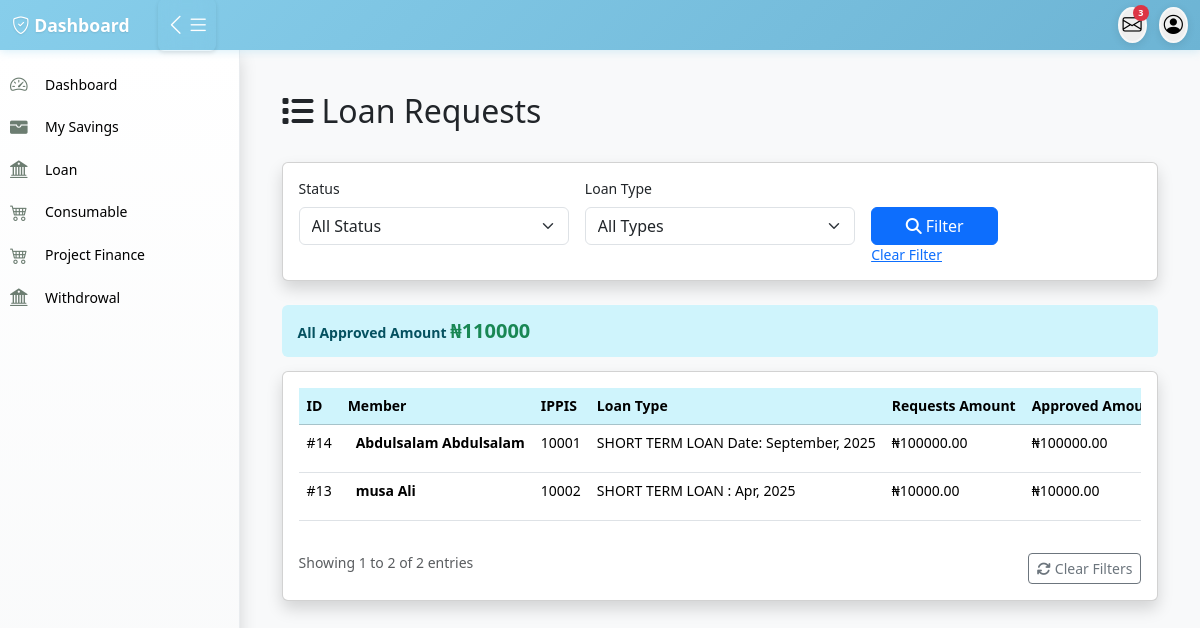
The page /admin_loan_requests_list on the database its author committed.
### loan/models.py (models this page shows, shortened)
class LoanRequest(models.Model):
    member = models.ForeignKey(Member, on_delete=models.CASCADE, related_name="loan_requests")
    loan_type = models.ForeignKey(LoanType, on_delete=models.SET_NULL, null=True, blank=True)
    amount = models.DecimalField(max_digits=10, decimal_places=2)
    approved_amount = models.DecimalField(max_digits=10, decimal_places=2, null=True, blank=True)
    loan_term_months = models.PositiveIntegerField()
    application_date = models.DateField(default=today_date)
    approval_date = models.DateField(null=True, blank=True)
    status = models.CharField(max_length=20,choices=[ ("pending", "Pending"),("approved", "Approved"),("rejected", "Rejected"),  ("Fullpaid", "Fullpaid") ], default="pending",)
    rejection_reason = models.TextField(blank=True, null=True)
    file_one = models.ImageField(upload_to='file_one', blank=True, null=True)
    bank_name = models.ForeignKey(BankName,on_delete=models.CASCADE)
    bank_code = models.ForeignKey(BankCode,on_delete=models.CASCADE)
    account_number  = models.CharField(max_length=100)
    guarantor = models.ForeignKey(Member, on_delete=models.SET_NULL, null=True, blank=True, related_name="guaranteed_loans")
    guarantor_accepted = models.BooleanField(default=False)
    created_by = models.ForeignKey(User,on_delete=models.CASCADE)
    approved_by = models.ForeignKey(User, on_delete=models.SET_NULL, null=True, blank=True, related_name='approved_loan')
    date_created = models.DateTimeField(auto_now_add=True)
    class Meta:
        constraints = [
            models.CheckConstraint(
                check=models.Q(approved_amount__lte=models.F('amount')),
                name='approved_amount_not_greater_than_requested'
            ),
        ]

class LoanType(models.Model):
    name = models.CharField(max_length=100)
    description = models.TextField(blank=True, null=True)
    max_amount = models.DecimalField(max_digits=12, decimal_places=2, null=True, blank=True)
    max_loan_term_months = models.PositiveIntegerField(null=True, blank=True)
    available = models.BooleanField(default=True)
    created_by = models.ForeignKey(User,on_delete=models.CASCADE)

### accounts/models.py (models this page shows, shortened)
class Member(models.Model):
    member = models.OneToOneField(User, on_delete=models.CASCADE, null=True, blank=True,related_name='member')
    ippis = models.IntegerField(unique=True)  # Required and unique
    total_savings = models.DecimalField(max_digits=12, decimal_places=2, blank=True, null=True)

class User(AbstractUser):
    first_name = models.CharField(max_length=100)
    last_name = models.CharField(max_length=100)
    other_name = models.CharField(max_length=100,blank=True,null=True)
    date_of_birth = models.DateField(blank=True,null=True)
    username = models.CharField(max_length=100, unique=True)
    savings = models.IntegerField(blank=True,null=True)
    account_type = models.CharField(max_length=100,blank=True,null=True)
    department = models.CharField(max_length=100)
    unit = models.CharField(max_length=100,blank=True,null=True)
    gender = models.ForeignKey(Gender, on_delete=models.CASCADE, blank=True, null=True)
    group = models.ForeignKey(UserGroup, on_delete=models.CASCADE, blank=True, null=True)
    marital_status = models.ForeignKey(MaritalStatus,on_delete=models.SET_NULL, null=True, blank=True)
    religion = models.ForeignKey(Religion, on_delete=models.SET_NULL, null=True, blank=True,)
    passport = models.ImageField(upload_to='passport', blank=True, null=True)
    phone1 = models.CharField(max_length=15,null=True, blank=True)
    phone2 = models.CharField(max_length=15, null=True, blank=True)
    email = models.EmailField(blank=True, null=True)
    member_number = models.CharField(max_length=100)

### loan/views.py (the view)
# urls.py: path('admin_loan_requests_list', views.admin_loan_requests_list, name='admin_loan_requests'),
def admin_loan_requests_list(request):
    requests_list = LoanRequest.objects.select_related('member', 'loan_type', 'bank_name').order_by('-date_created')
    status_filter = request.GET.get('status')
    loan_type_filter = request.GET.get('loan_type')
    search_query = request.GET.get('search')
    if status_filter:
        requests_list = requests_list.filter(status=status_filter)
    if loan_type_filter:
        requests_list = requests_list.filter(loan_type_id=loan_type_filter)
    if search_query:
        requests_list = requests_list.filter(
            Q(member__member__first_name__icontains=search_query) |
            Q(member__member__last_name__icontains=search_query) |
            Q(member__ippis__icontains=search_query)
        )
    else:
         results_queryset = requests_list
    results_queryset = results_queryset.order_by('status')
    total_approved_amount = results_queryset.aggregate(total=Sum('approved_amount'))['total'] or 0
    totals_by_status = dict(
        results_queryset.values('status')
        .annotate(total=Sum('amount'))
        .values_list('status', 'total')
    )
    total_repaid = LoanRepayback.objects.filter(loan_request__in=results_queryset).aggregate(total=Sum('amount_paid'))['total'] or 0
    total_amont_loan_request = totals_by_status.get('approved', 0)
    total_pending = totals_by_status.get('pending', 0)
    totals_by_status = dict(
        results_queryset.values('status')
        .annotate(total=Sum('approved_amount'))
        .values_list('status', 'total')
    )
    paginator = Paginator(requests_list, 100)
    page_number = request.GET.get('page')
    requests = paginator.get_page(page_number)
    loan_types = LoanType.objects.all()
    status_choices = LoanRequest._meta.get_field('status').choices
    context = {
        'requests': requests,'loan_types': loan_types,
        'status_choices': status_choices,'current_status': status_filter,
        'current_loan_type': loan_type_filter,'search_query': search_query,
        'total_approved': total_amont_loan_request,'total_pending': total_pending,
        'total_repaid': total_repaid,'total_approved_amount': total_approved_amount,
    }
    return render(request, 'loan/requests_list.html', context)

### templates/loan/requests_list.html (shortened to what this page needs)
{% extends 'base/base.html' %}
{% block content %}
<div class="container-fluid mt-4">
        <div class="d-flex justify-content-between align-items-center mb-4">
            <h2><i class="fas fa-list me-2"></i>Loan Requests</h2>
        </div>
        <div class="card mb-4 shadow">
            <div class="card-body">
                <form method="get" class="row g-3">
                    <div class="col-md-4">
                        <label for="status" class="form-label">Status</label>
                        <select name="status" id="status" class="form-select">
                        <option value="">All Status</option>
                    </select>
                    </div>
                    <div class="col-md-4">
                        <label for="loan_type" class="form-label">Loan Type</label>
                        <select name="loan_type" id="loan_type" class="form-select">
                            <option value="">All Types</option>
                        </select>
                    </div>
                    <div class="col-md-2">
                        <label class="form-label">&nbsp;</label>
                        <div class="d-grid">
                            <button type="submit" class="btn btn-primary">
                                <i class="fas fa-search me-1"></i>Filter
                            </button>
                            <a href="{% url 'admin_loan_requests' %}">Clear Filter</a>
                        </div>
                    </div>
                </form>
            </div>
        </div>
        <div class="alert alert-info">
        <strong>All Approved Amount</strong> <b class="text-success fs-5">₦{{total_approved_amount}}</b>
        </div>
        <div class="card shadow">
            <div class="card-body">
                <div class="table-responsive">
                    <table class="table table-hover">
                        <thead class="table-info">
                            <tr>
                                <th>ID</th>
                                <th>Member</th>
                                <th>IPPIS</th>
                                <th class="text-nowrap" style="min-width: 120px;">Loan Type</th>
                                <th class="text-nowrap" style="min-width: 120px;">Requests Amount</th>
                                <th class="text-nowrap" style="min-width: 120px;">Approved Amount</th>
                            </tr>
                        </thead>
                        <tbody>
                            {% for request in requests %}
                            <tr>
                                <td>#{{ request.id }}</td>
                                <td class="text-nowrap" style="min-width: 120px;">
                                    <div class="d-flex align-items-center">
                                        <div>
                                            <div class="fw-bold">{{ request.member.member.first_name }} {{ request.member.member.last_name }}</div>
                                        </div>
                                    </div>
                                </td>
                                <td>{{ request.member.ippis }}</td>
                                <td class="text-nowrap" style="min-width: 120px;">
                                    <span >{{ request.loan_type.name }}</span>
                                </td>
                                <td>₦{{ request.amount|floatformat:2 }}</td>
                                <td>
                                    {% if request.approved_amount %}
                                        ₦{{ request.approved_amount|floatformat:2 }}
                                    {% else %}
                                        <span class="text-muted">-</span>
                                    {% endif %}
                                </td>
                            </tr>
                            {% endfor %}
                        </tbody>
                    </table>
                </div>
                <div class="row mt-3">
                    <div class="col-md-6">
                        <p class="text-muted mb-0">
                            Showing {{ requests.start_index }} to {{ requests.end_index }} of {{ requests.paginator.count }} entries
                        </p>
                    </div>
                    <div class="col-md-6 text-end">
                        <a href="{% url 'admin_loan_requests' %}" class="btn btn-outline-secondary btn-sm">
                            <i class="fas fa-refresh me-1"></i>Clear Filters
                        </a>
                    </div>
                </div>
            </div>
        </div>
    </div>
{% endblock %}

### static/css/style.css (style rules this page uses)
:root { --sidebar-width: 240px; --sidebar-collapsed-width: 60px; --navbar-height: 50px; --primary-color: #cacadb; --primary-color: #5d5d81; --secondary-color: #4b4b6c; --accent-color: rgb(98, 145, 192); --success-color: #27ae60; --warning-color: #f39c12; --danger-color: #e74c3c; }
* { box-sizing: border-box; }
body { font-family: 'Segoe UI', Tahoma, Geneva, Verdana, sans-serif; background-color: #f8f9fa; margin: 0; padding: 0; font-size: 14px; line-height: 1.4; }
.alert { border: none; border-radius: 6px; margin-bottom: 0.875rem; padding: 0.75rem 1rem; font-size: 0.875rem; }

### rows shown on the page
LoanRequest: id "14", member.member.first_name "Abdulsalam", member.member.last_name "Abdulsalam", member.ippis "10001", loan_type.name "SHORT TERM LOAN Date: September, 2025", amount "100000.00", approved_amount "100000.00"
LoanRequest: id "13", member.member.first_name "musa", member.member.last_name "Ali", member.ippis "10002", loan_type.name "SHORT TERM LOAN : Apr, 2025", amount "10000.00", approved_amount "10000.00"

### other values the page prints
{{ total_approved_amount }} "110000"
{{ requests.start_index }} "1"
{{ requests.end_index }} "2"
{{ requests.paginator.count }} "2"
